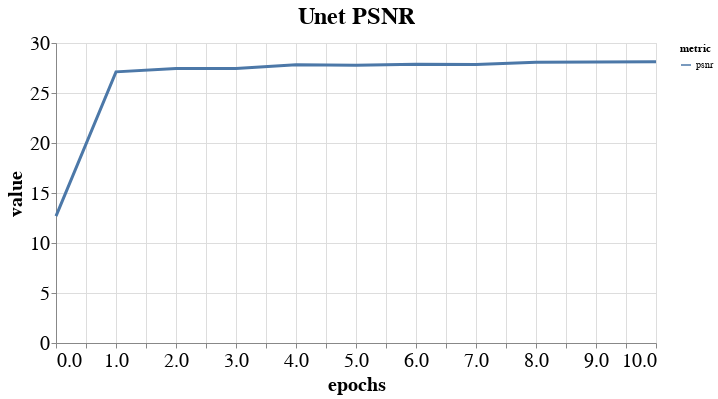

The notebook cell saved with this chart:
### Code cell
path = Path("experiments/unet/20200504_unet_10_100/validation_metrics/metrics.csv")
metrics = pd.read_csv(path)
chart_psnr(metrics, "Unet PSNR")

### Figure 1 — Vega-Lite specification as saved in the notebook (floating-point values rounded to 4 significant figures)
{"config": {"view": {"continuousWidth": 400, "continuousHeight": 300}, "axis": {"labelFontSize": 20, "titleFontSize": 20}, "title": {"fontSize": 24}}, "data": {"name": "data-6eb5d888c007b886f7dbce5665637523"}, "mark": {"type": "line", "strokeWidth": 3.0}, "encoding": {"color": {"type": "nominal", "field": "metric"}, "x": {"type": "quantitative", "field": "epochs"}, "y": {"type": "quantitative", "field": "value"}}, "height": 300, "title": "Unet PSNR", "width": 600, "$schema": "https://vega.github.io/schema/vega-lite/v4.8.1.json", "datasets": {"data-6eb5d888c007b886f7dbce5665637523": [{"epochs": 0, "metric": "psnr", "value": 12.69}, {"epochs": 1, "metric": "psnr", "value": 27.12}, {"epochs": 2, "metric": "psnr", "value": 27.46}, {"epochs": 3, "metric": "psnr", "value": 27.46}, {"epochs": 4, "metric": "psnr", "value": 27.82}, {"epochs": 5, "metric": "psnr", "value": 27.77}, {"epochs": 6, "metric": "psnr", "value": 27.88}, {"epochs": 7, "metric": "psnr", "value": 27.85}, {"epochs": 8, "metric": "psnr", "value": 28.09}, {"epochs": 9, "metric": "psnr", "value": 28.09}, {"epochs": 10, "metric": "psnr", "value": 28.14}]}}
